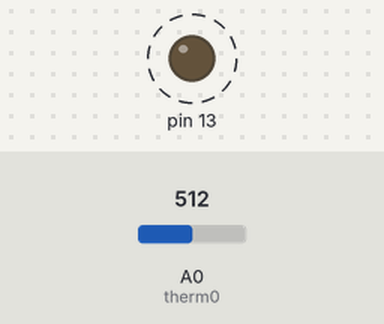
This sketch was run on a simulated Arduino Uno, built with avr-gcc and run on an emulated ATmega328P. Parts: output pins drawn as LEDs (lit = HIGH). Dashed ring = blinking. The inputs (shaded band) are chosen by the test bench; at power-on: A0 (therm0) = 512. What the sketch prints to the serial monitor is not drawn.

Above: at 0.8 s.
Timing chart, 0 to 3.1 s (numbered marks = the images above):
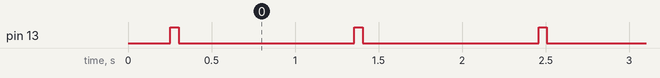

The sketch:

WVR_heater_PID_loop_simplified_UNO.ino
```cpp
/*


*/

//#include <PID_v1.h>

//Define Variables we'll be connecting to
//double Setpoint, Input, Output;

//Specify the links and initial tuning parameters
//PID myPID(&Input, &Output, &Setpoint, 3000.0, 14.0, 40.0, DIRECT);

//float filteral;         // this determines smoothness  - .0001 is max  1 is off (no smoothing)
//float smoothedVal;     // this holds the last loop value just use a unique variable for every different sensor that needs smoothing
static long counter = 0;

const int therm0 = A0;  //  Air temperature used to regulate on.
//const int therm1 = A1;  //  Temperature of the OPA-541 case.
//const int therm2 = A2;  //
//const int therm3 = A3;  //
//const int therm4 = A4;  //
//const int therm5 = A5;  //
//const int therm6 = A6;  //
//const int therm7 = A7;  //
//const int therm8 = A8;  //
//const int therm9 = A9;  //
//const int therm10 = A10; // AD590 number 1
//const int therm11 = A11; // AD590 number 2

// the setup routine runs once when you press reset:
void setup() {
  //analogReadResolution(12);  // sets the analog input resolution to 12bits (10bits is default)
  //analogWriteResolution(12); // set the analog output resolution to 12 bit (4096 levels)
  //pinMode(11, OUTPUT);
  // initialize serial communication at 9600 bits per second:
  Serial.begin(9600);
  Serial.flush();
  Serial.println("Ready to communicate");
  pinMode(13, OUTPUT);
  digitalWrite(13, LOW);

  //initialize the variables we're using
  delay(100);
  float temp0 =  analogRead(therm0) * 5.0 / 1023.0 * 100.0;
  //Setpoint = 19.0;   // set point  in C.
  //smoothedVal = Setpoint;
  //Input = smoothedVal;

  //turn the PID on
  //myPID.SetMode(AUTOMATIC);
  //myPID.SetOutputLimits(0, 4095);
  //myPID.SetSampleTime(1000);   // 1000 ms
}

// the loop routine runs over and over again forever:
void loop() {
  if (counter == 0) // to prevent the first reading of the analog inputs to be junk
  {
    delay(100);
  }

  counter++;
  // read the input on analog pin 0 through 11;
  float temp0 =  analogRead(therm0) * 5.0 / 1023.0 * 100.0;
  //float temp1 =  analogRead(therm1) * 3.3 / 4095.0 * 100.0;
  //float temp2 =  analogRead(therm2) * 3.3 / 4095.0 * 100.0;
  //float temp3 =  analogRead(therm3) * 3.3 / 4095.0 * 100.0;
  //float temp4 =  analogRead(therm4) * 3.3 / 4095.0 * 100.0;
  //float temp5 =  analogRead(therm5) * 3.3 / 4095.0 * 100.0;
  //float temp6 =  analogRead(therm6) * 3.3 / 4095.0 * 100.0;
  //float temp7 =  analogRead(therm7) * 3.3 / 4095.0 * 100.0;
  //float temp8 =  analogRead(therm8) * 3.3 / 4095.0 * 100.0;
  //float temp9 =  analogRead(therm9) * 3.3 / 4095.0 * 100.0;
  //float temp10 = analogRead(therm10) * 3.3 / 4095.0* 100.0 -273.15; // AD590 10mV/K ( 10K )
  //float temp11 = analogRead(therm11) * 3.3 / 4095.0* 100.0 -273.15; //AD590 10mV/K (10K)

  // smooth the sensor I want to PID on.
  //smoothedVal =  smooth(temp0, 0.9, smoothedVal);
  //Input = smoothedVal;
  //myPID.Compute();
  //analogWrite(11, Output);

  // print out the value you read:
  Serial.print(counter);
  Serial.print("\t");
  Serial.print(temp0, 3);
  Serial.print("\t");
  Serial.print(temp0, 3);
  Serial.print("\t");
  Serial.print(temp0, 3);
  Serial.print("\t");
  Serial.print(temp0, 3);
  Serial.print("\t");
  Serial.print(temp0, 3);
  Serial.print("\t");
  Serial.print(temp0, 3);
  Serial.print("\t");
  Serial.print(temp0, 3);
  Serial.print("\t");
  Serial.print(temp0, 3);
  Serial.print("\t");
  Serial.print(temp0, 3);
  Serial.print("\t");
  Serial.print(temp0, 3);
  Serial.print("\t");
  Serial.print(temp0, 3);
  Serial.print("\t");
  Serial.print(temp0, 3);
  Serial.print("\t");
  Serial.print(temp0, 3);
  Serial.print("\t");
  Serial.println(temp0, 3);
  digitalWrite(13, HIGH);
  delay(50);
  digitalWrite(13, LOW);
  delay(1000);        // delay in between reads for stability

}
```

Measured:
- by itself, pin 13: alternates HIGH for 0.05 s and LOW for 1.1 s
